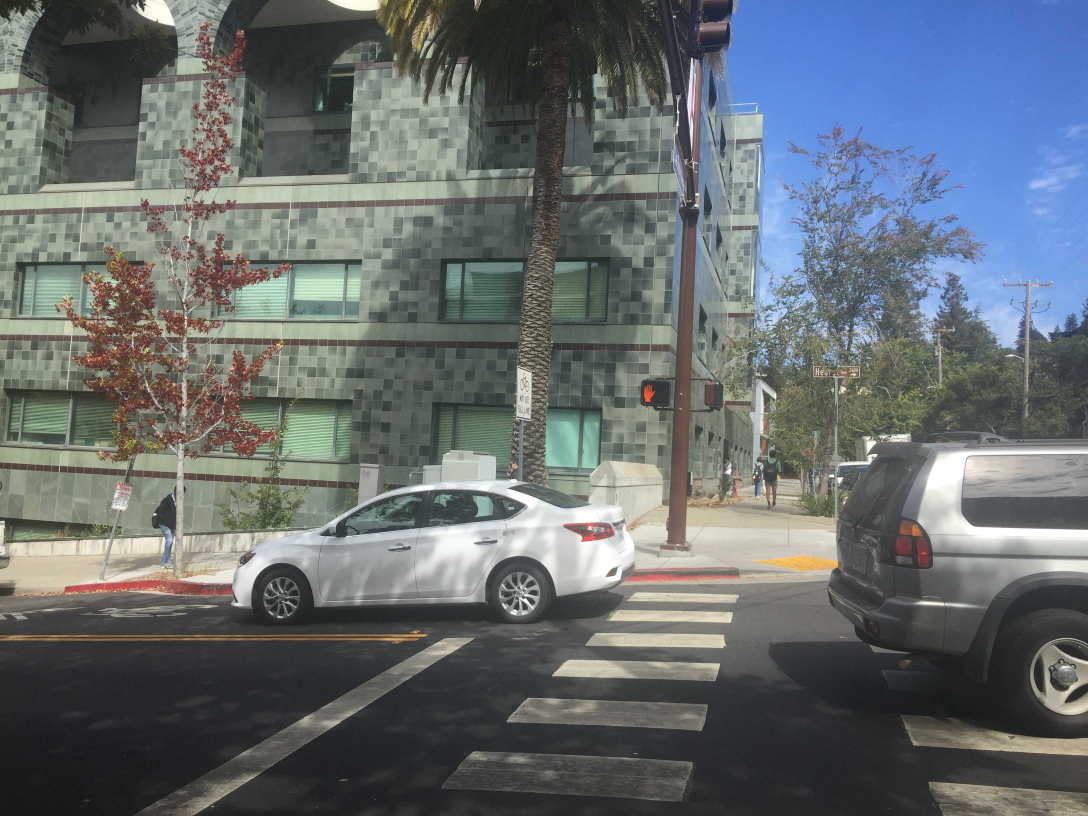
#> input picture vision/girish_balaji_proj2/proj2-ground-truth-data/soda.jpeg, 3264 x 2448 px (shown at 1/3 size)
$ jupyter execute --allow-errors proj2.ipynb   (older library calls are emulated)
#> lines starting #> are read from the running program, lines starting #| are printed output that depends on the picture
[cell 1]
# CS194-26 (CS294-26): Project starter Python code

# these are just some suggested libraries
# instead of scikit-image you could use matplotlib and opencv to read, write, and display images

import numpy as np
import skimage as sk
import skimage.io as skio
import skimage.transform
from matplotlib import pyplot as plt
from scipy import misc
from skimage import exposure
from scipy import ndimage
from skimage import feature
from skimage import filters
from skimage import restoration

[cell 2]
pinhole_data = "proj2-data/"
truth_data = "proj2-ground-truth-data/"
output_data = "proj2-cleaned/"

[cell 3]
def process_img(img):
    img = np.flipud(img)
    return img

# SODA

[cell 4]
fname = "soda.jpg"
true_soda = plt.imread(truth_data + "soda.jpeg")
#> true_soda is the input picture: shape (2448, 3264, 3); mean R, G, B 101.9, 108.5, 111.1
plt.imsave(output_data + fname, true_soda, format = "jpg")

# open
#> (the rest of this cell did not finish here and is left out)

# Campanile

[cell 5]
fname = "campanile.jpg"
#> fname = 'campanile.jpg'
true_campanile = plt.imread(truth_data + "campanile.jpeg")
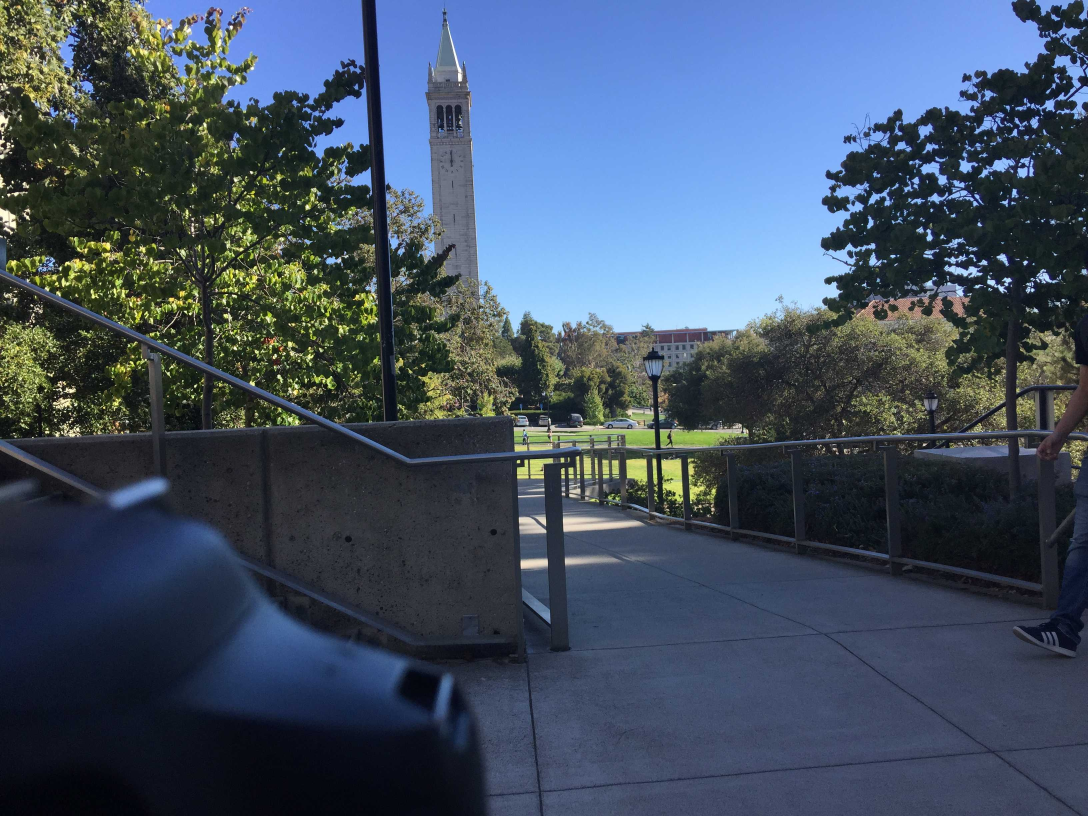
#> input picture vision/girish_balaji_proj2/proj2-ground-truth-data/campanile.jpeg, 3264 x 2448 px (shown at 1/3 size)
#> true_campanile is the input picture: shape (2448, 3264, 3); mean R, G, B 65.7, 80.2, 98.7
plt.imsave(output_data + fname, true_campanile, format = "jpg")

# open
#> (the rest of this cell did not finish here and is left out)

# Doe Library

[cell 6]
fname = "doe.jpg"
#> fname = 'doe.jpg'
true_doe = plt.imread(truth_data + "doe.jpeg")
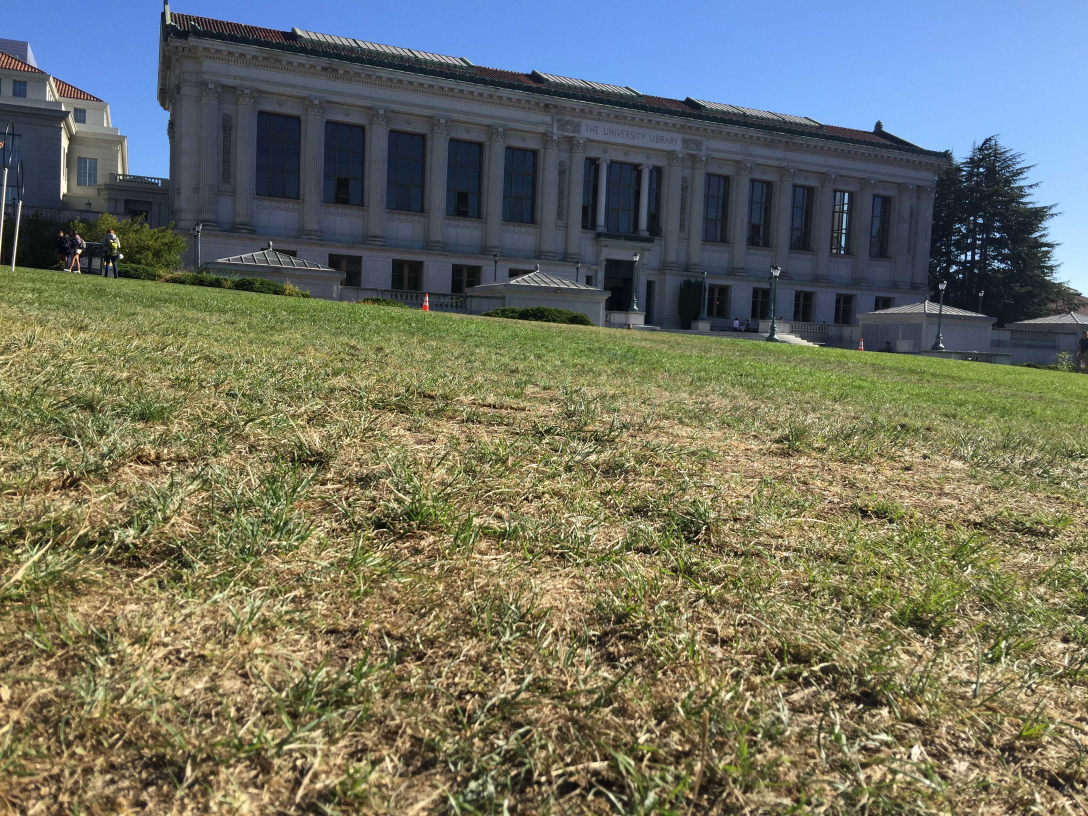
#> input picture vision/girish_balaji_proj2/proj2-ground-truth-data/doe.jpeg, 3264 x 2448 px (shown at 1/3 size)
#> true_doe is the input picture: shape (2448, 3264, 3); mean R, G, B 111.5, 113.8, 98.9
plt.imsave(output_data + fname, true_doe, format = "jpg")

# open
#> (the rest of this cell did not finish here and is left out)

# Sproul Hall

[cell 7]
fname = "sproul.jpg"
#> fname = 'sproul.jpg'
#> (the rest of this cell did not finish here and is left out)

# Traffic Sign

[cell 8]
fname = "traffic.jpg"
#> fname = 'traffic.jpg'
#> (the rest of this cell did not finish here and is left out)

# House

[cell 9]
fname = "house.jpg"
#> fname = 'house.jpg'
#> (the rest of this cell did not finish here and is left out)
